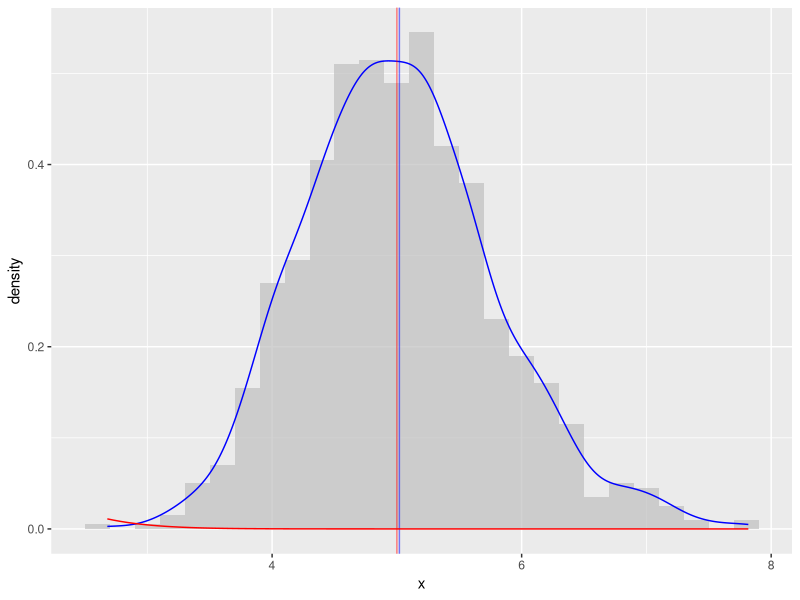

Reproduce this figure in R.
## ---- chunk 1
options(scipen = 1, digits = 2)
## ---- chunk 2
nosim <- 1000
n <- 40
lambda <- 0.2
sim <- apply(matrix(rexp(n * nosim, rate = lambda), nosim), 1, mean)
## ---- chunk 3
library(ggplot2)
df <- data.frame(x = sim)

ggplot(df, aes(x = x)) +
    geom_histogram(aes(y = ..density..), fill = "grey", alpha = 0.7, binwidth = 0.2) + 
    geom_density(colour = "blue") +
    geom_vline(xintercept = mean(sim), alpha = 0.5, colour = "blue") +
    stat_function(fun = dnorm, colour = "red", arg = list(mean = 5, sd = 1/lambda/sqrt(n))) +
    geom_vline(xintercept = 1 / lambda, alpha = 0.5, colour = "red")
